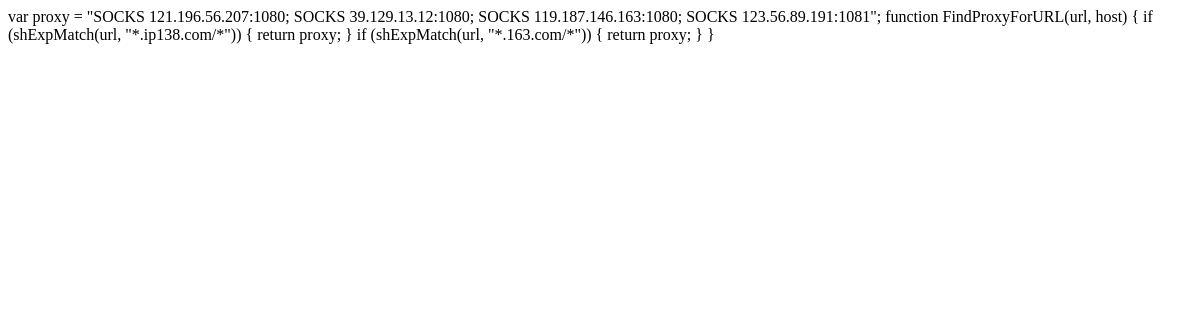
The page /proxy on the database as committed earlier.
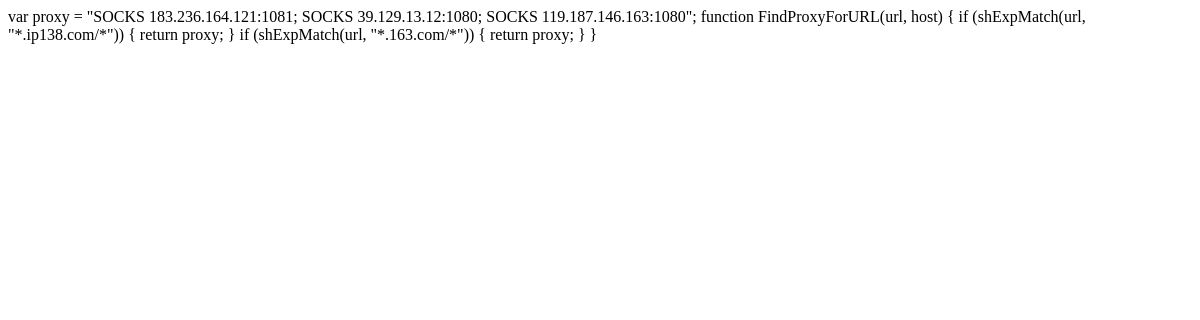
The same page on the database as committed later.
### tables this page shows
CREATE TABLE proxy (
    id        INTEGER   PRIMARY KEY AUTOINCREMENT,
    author_id INTEGER   NOT NULL,
    created   TIMESTAMP,
    updated   TIMESTAMP,
    delay     TEXT,
    ip        TEXT      NOT NULL
                        UNIQUE,
    port      TEXT      NOT NULL,
    FOREIGN KEY (author_id) REFERENCES user (id)
    );

### flaskr/blog.py (the view)
@bp.route('/proxy')
def proxy():
    db = get_db()
    records = db.execute(
        'SELECT ip, port'
        ' FROM proxy p JOIN user u ON p.author_id = u.id'
        ' WHERE updated =(SELECT MAX(updated) FROM proxy)'
        ' ORDER BY delay ASC'
    ).fetchall()
    return render_template('proxy.html', records=records)

### flaskr/auth.py (called while the page is built)
@bp.before_app_request
def load_logged_in_user():
    user_id = session.get('user_id')
    if user_id is None:
        g.user = None
    else:
        g.user = get_db().execute(
            'SELECT * FROM user WHERE id = ?', (user_id,)
        ).fetchone()

### flaskr/db.py (called while the page is built)
def get_db():
    if 'db' not in g:
        g.db = sqlite3.connect(
            current_app.config['DATABASE'],
            detect_types=sqlite3.PARSE_DECLTYPES
        )
        g.db.row_factory = sqlite3.Row
    return g.db

### flaskr/templates/proxy.html
var proxy = "{%+ for r in records -%}SOCKS {{ r['ip'] }}:{{ r['port'] }}{%+ if not loop.last %}; {% endif %}{%- endfor %}";
function FindProxyForURL(url, host) {
if (shExpMatch(url, "*.ip138.com/*")) {
return proxy;
}
if (shExpMatch(url, "*.163.com/*")) {
return proxy;
}
}

Rows that differ between the two databases and show on the page:
no longer on this page (row edited): proxy: ip "121.196.56.207", port "1080"
no longer on this page (row edited): proxy: ip "123.56.89.191", port "1081"
now on this page (row edited): proxy: ip "183.236.164.121", port "1081"
changed proxy (number 3 of 3 on the later page): no longer shows ";"
